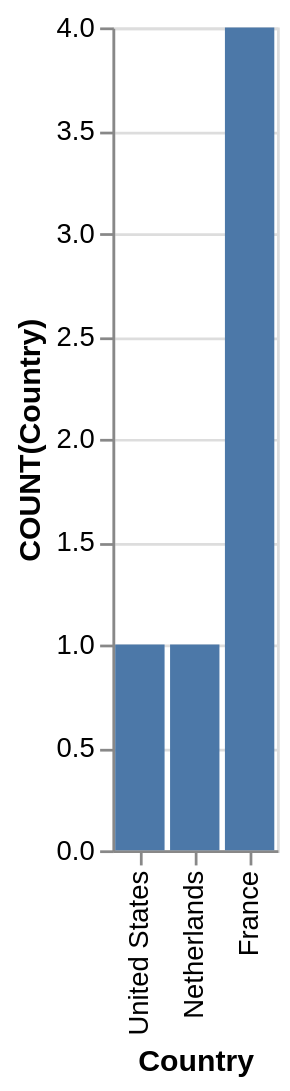

Write a Vega-Lite specification for this figure.
### Vega-Lite specification from a JSON file in a GitHub repository (floating-point values rounded to 4 significant figures)
{"data": {"values": [{"x_data": "United States", "y_data": 1}, {"x_data": "Netherlands", "y_data": 1}, {"x_data": "France", "y_data": 4}]}, "mark": "bar", "encoding": {"x": {"field": "x_data", "type": "nominal", "title": "Country", "sort": "descending"}, "y": {"field": "y_data", "type": "quantitative", "title": "COUNT(Country)"}}}
